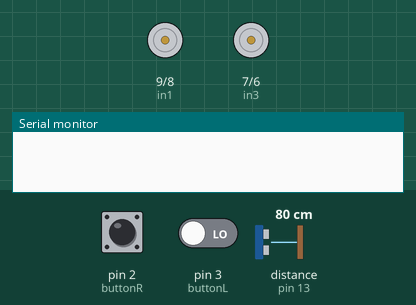
Simulated run of this sketch. Board: Arduino Uno, built with avr-gcc and run on an emulated ATmega328P. On the bench: motor-driver pin pairs drawn as motors (green arrow = first pin HIGH = forward, orange = second pin HIGH = backward, longer = more drive, scaled by the enable pin), the last lines printed to the serial monitor. Inputs (shaded band) come from the test bench; at power-on: pin 2 (buttonR) LOW, distance to the obstacle (sensor on pin 13) 80 cm, pin 3 (buttonL) LOW. The echo pulse lasts 58.3 µs per cm.

Above: at 1.2 s.
1.3 s: pin 2 (buttonR) pulled HIGH for 0.15 s
At 2.8 s:
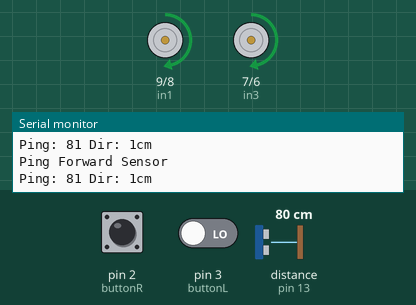
At 3.7 s:
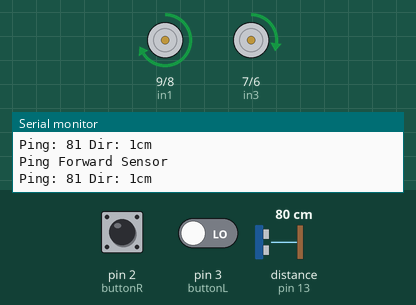
4.3 s: distance to the obstacle (sensor on pin 13) set to 2 cm
7.3 s: pin 3 (buttonL) driven HIGH
10.3 s: pin 3 (buttonL) driven LOW
13.0 s: pin 3 (buttonL) driven HIGH
At 15.4 s:
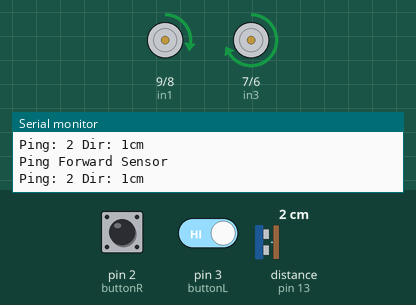
16.0 s: distance to the obstacle (sensor on pin 13) set to 60 cm
At 20.22 s:
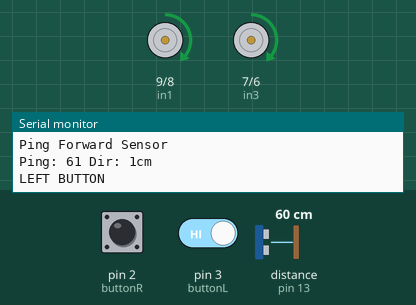
Timing chart, 0 to 28.6 s (numbered marks = the images above; inputs shaded):
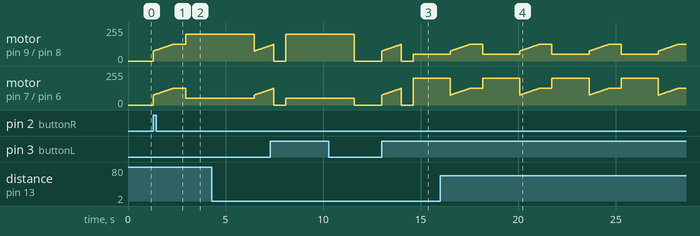

The sketch:

MyRobot02.ino
```cpp
#include <NewPing.h>

// configure ultrasonic rangefinger pins...
#define TRIGGER_PIN  12  // Arduino pin tied to trigger pin on the ultrasonic sensor.
#define ECHO_PIN_REV 11  // Arduino pin tied to echo pin on the ultrasonic sensor.
#define ECHO_PIN_FWD 13  // Arduino pin tied to echo pin on the ultrasonic sensor.
#define MAX_DISTANCE 200 // Maximum distance we want to ping for (in centimeters). Maximum sensor distance is rated at 400-500cm.

// configure motor controller pins...
// right motors:
int enR = 10;
int in1 = 9;
int in2 = 8;
// left motors:
int enL = 5;
int in3 = 7;
int in4 = 6;

// constants won't change. They're used here to set pin numbers:
const int buttonR = 2;    // the number of the right switches pin
const int buttonL = 3;     // the number of the left  switches pin

// variables will change:
int buttonRState = 0;       // variable for reading the pushbutton status
int buttonLState = 0;       // variable for reading the pushbutton status

// NewPing setup of pins and maximum distance.
NewPing sonarFwd(TRIGGER_PIN, ECHO_PIN_FWD, MAX_DISTANCE);

// NewPing setup of pins and maximum distance.
NewPing sonarRev(TRIGGER_PIN, ECHO_PIN_REV, MAX_DISTANCE);


unsigned int pingDelay(int duration, int pingdir)
{
  int p = 0;

  for (int i = 1; i < duration / 75; i++) {
    if (pingdir == 1) {
      p = sonarFwd.ping_cm();
      Serial.println("Ping Forward Sensor");
    }
    else {
      p = sonarRev.ping_cm();
      Serial.println("Ping Reverse Sensor");
    }
    Serial.print("Ping: ");
    Serial.print(p);          // Send ping, get distance in cm and print result (0 = outside set distance range)
    Serial.print(" Dir: ");
    Serial.print(pingdir);    // Send ping, get distance in cm and print result (0 = outside set distance range)
    Serial.println("cm ");

    if (p > 0 and p < 50) {
        // turn off motors!
        digitalWrite(in1, LOW);
        digitalWrite(in2, LOW);
        digitalWrite(in3, LOW);
        digitalWrite(in4, LOW);
     // Serial.println("*** STOPPED ***");
    }
    delay(50);  // Wait 50ms between pings (about 20 pings/sec). 29ms should be the shortest delay between pings.
  }
}


void varySpeed(int startSpeed, int endSpeed)
{
  // this function will run the motors across the range of possible speeds
  // note that maximum speed is determined by the motor itself and the operating voltage
  // the PWM values sent by analogWrite() are fractions of the maximum speed possible
  // by your hardware

  // *** this function assumes :
  // ***    robot is already in motion ***
  // ***    robot will be stopped by the calling funtion ***

  if (endSpeed > startSpeed) {    // accelerate to endSpeed
    for (int i = startSpeed; i < endSpeed; i++)
    {
      analogWrite(enR, i);
      analogWrite(enL, i); //+43);  // fine-tune LEFT wheels with a little more power
      delay(20);
    }
  }

  if (endSpeed < startSpeed) {    // decelerate from maximum speed to zero
    for (int i = endSpeed; i >= startSpeed; --i)
    {
      analogWrite(enR, i);
      analogWrite(enL, i); //+5);
      delay(20);
    }
  }
}

void driveForward(int duration, int speed){ // this function will run the motors in REVERSE at a specified speed

  // turn on motor A
  digitalWrite(in1, HIGH);
  digitalWrite(in2, LOW);
  // turn on motor B
  digitalWrite(in3, HIGH);
  digitalWrite(in4, LOW);

  // set motors to speed in possible range 0~255
  //analogWrite(enR, speed);
  //analogWrite(enL, speed);

  // accellerate to desired speed
  varySpeed(75, speed);

  Serial.println("FORWARD");

  // run the motors for this duration
  //delay(duration);
  pingDelay(duration, 1);

  // decellerate to desired speed
  varySpeed(speed, 75);

  // now turn off motors
  digitalWrite(in1, LOW);
  digitalWrite(in2, LOW);
  digitalWrite(in3, LOW);
  digitalWrite(in4, LOW);
}


void driveReverse(int duration, int speed){ // this function will run the motors in FORWARD at a specified speed

  // turn on motor A
  digitalWrite(in1, LOW);
  digitalWrite(in2, HIGH);
  // turn on motor B
  digitalWrite(in3, LOW);
  digitalWrite(in4, HIGH);

  // set motors to speed in possible range 0~255
  //analogWrite(enR, speed);
  //analogWrite(enL, speed);

  // accellerate to desired speed
  varySpeed(75, speed);

  Serial.println("REVERSE");

  // run the motors for this duration
  // delay(duration);
  pingDelay(duration, 2);

  // decellerate to indicated speed
  varySpeed(speed, 75);

  // now turn off motors
  digitalWrite(in1, LOW);
  digitalWrite(in2, LOW);
  digitalWrite(in3, LOW);
  digitalWrite(in4, LOW);
}


void spinRight(int duration, int speed)
{
  // this function will run the left motors in reverse at a fixed speed
  // and the right motors forward to attempt a 90 degree left turn
  // turn on motor A
  digitalWrite(in1, HIGH);
  digitalWrite(in2, LOW);

  // turn on motor B
  digitalWrite(in3, LOW);
  digitalWrite(in4, HIGH);

  // set motor A speed to 100 out of possible range 0~255
  analogWrite(enR, speed);

  // set motor B speed to 100 out of possible range 0~255
  analogWrite(enL, speed);

  // spin this duration
  delay(duration);

  // now turn off motors
  digitalWrite(in1, LOW);
  digitalWrite(in2, LOW);
  digitalWrite(in3, LOW);
  digitalWrite(in4, LOW);
}

void spinLeft(int duration, int speed)
{
  // this function will run the left motors in reverse at a fixed speed
  // and the right motors forward to attempt a 90 degree left turn
  // turn on motor A
  digitalWrite(in1, LOW);
  digitalWrite(in2, HIGH);

  // turn on motor B
  digitalWrite(in3, HIGH);
  digitalWrite(in4, LOW);

  // set motor A speed to 100 out of possible range 0~255
  analogWrite(enR, speed);

  // set motor B speed to 100 out of possible range 0~255
  analogWrite(enL, speed);

  // spin this duration
  delay(duration);

  // now turn off motors
  digitalWrite(in1, LOW);
  digitalWrite(in2, LOW);
  digitalWrite(in3, LOW);
  digitalWrite(in4, LOW);
}

// TESTING NEW FUNCTIONS
void turnRight(int duration)
{
  // run the right motors slower than the left motors to facilitate a left turn

  // turn on left motors  -> Forward
  digitalWrite(in1, HIGH);
  digitalWrite(in2, LOW);

  // turn on right motors -> Forward
  digitalWrite(in3, HIGH);
  digitalWrite(in4, LOW);

  // set left motors in high speed
  analogWrite(enL, 200);

  // set right motors in slow speed
  analogWrite(enR, 50);

  // turn this duration
  delay(duration);

  // stop motors - for now
  digitalWrite(in1, LOW);
  digitalWrite(in2, LOW);
  digitalWrite(in3, LOW);
  digitalWrite(in4, LOW);
}

void turnLeft(int duration)
{
  // this function will run the left motors slower than the
  // right motors forward to facilitate a left turn

  // turn on left motors  -> Forward
  digitalWrite(in1, HIGH);
  digitalWrite(in2, LOW);

  // turn on right motors -> Forward
  digitalWrite(in3, HIGH);
  digitalWrite(in4, LOW);

  // set right motors in high speed
  analogWrite(enR, 200);

  // set left motors in slow speed
  analogWrite(enL, 50);

  // turn this duration
  delay(duration);

  // stop motors - for now
  digitalWrite(in1, LOW);
  digitalWrite(in2, LOW);
  digitalWrite(in3, LOW);
  digitalWrite(in4, LOW);
}

void setup() {
  // set all the motor control pins to outputs
  pinMode(enR, OUTPUT);
  pinMode(enL, OUTPUT);
  pinMode(in1, OUTPUT);
  pinMode(in2, OUTPUT);
  pinMode(in3, OUTPUT);
  pinMode(in4, OUTPUT);

  // initialize the pushbuttons:
  pinMode(buttonR, INPUT);
  pinMode(buttonL, INPUT);


  // Open serial monitor at 115200 baud to see ping results.
  Serial.begin(115200);
}

void loop() {

  //delay(1000);
  //spinRight(750, 150);      // duration (in milliseconds) and speed (0 to 255)
  //delay(500);
  //spinLeft(750, 150);       // duration (in milliseconds) and speed (0 to 255)

//  delay(3000);
//  driveReverse(4000,100);     // duration (in milliseconds) and speed (0 to 255)

  /////////////////////////////

  // read the state of the pushbuttons:
  buttonRState = digitalRead(buttonR);
  buttonLState = digitalRead(buttonL);

  // check if a pushbutton is pressed.
  if (buttonRState == HIGH) {
    Serial.println("RIGHT BUTTON");
    driveForward(1000,125);     // duration (in milliseconds) and speed (0 to 255)
    turnRight(3500);            // turn 180 degrees RIGHT
    driveForward(1000,125);     // duration (in milliseconds) and speed (0 to 255)
    turnRight(3500);            // turn 180 degrees RIGHT
  }

  if (buttonLState == HIGH) {
    Serial.println("LEFT BUTTON");
    driveForward(1000,125);     // duration (in milliseconds) and speed (0 to 255)
    turnLeft(1900);             // turn 180 degrees LEFT
    driveForward(1000,125);     // duration (in milliseconds) and speed (0 to 255)
    turnLeft(1900);             // turn 180 degrees LEFT
  }

}
```

Measured:
- after the input at 1.3 s, motor on pin 9 (in1) / pin 8 (in2): moves from stopped to forward 200/255 over 1.7 s, starting at once; motor on pin 7 (in3) / pin 6 (in4): rises from stopped to forward 124/255 in 0.98 s, then falls to forward 50/255 in 0.69 s
